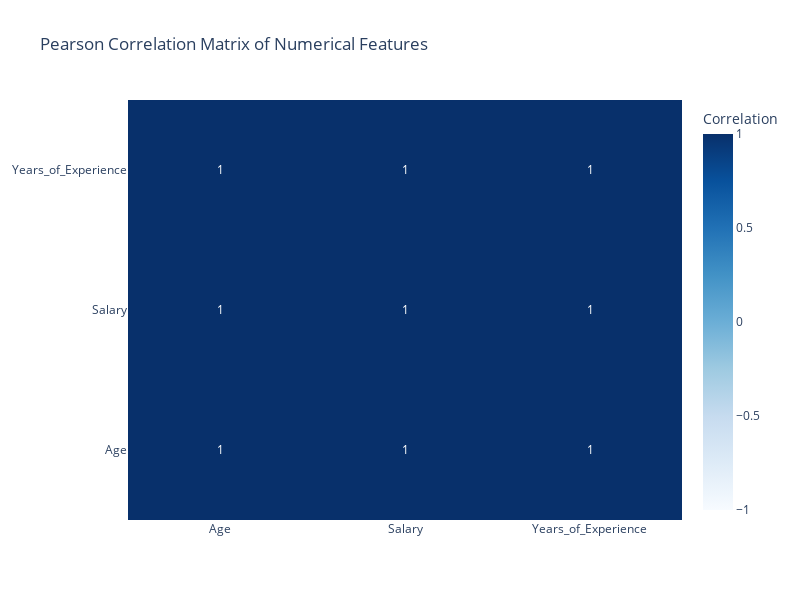

The code cell stored with this chart in its notebook:
### Markdown cell above
## Correlation matrix

### Code cell
from mlproject.utils.common import plot_corr_matrix_num_features

plot_corr_matrix_num_features(df1, numerical_features)

### Figure 1 — Plotly figure (JSON) as saved in the notebook; plotly's stock layout.template omitted (floating-point values rounded to 4 significant figures)
{"data": [{"colorbar": {"title": {"text": "Correlation"}}, "colorscale": [[0, "rgb(247,251,255)"], [0.125, "rgb(222,235,247)"], [0.25, "rgb(198,219,239)"], [0.375, "rgb(158,202,225)"], [0.5, "rgb(107,174,214)"], [0.625, "rgb(66,146,198)"], [0.75, "rgb(33,113,181)"], [0.875, "rgb(8,81,156)"], [1, "rgb(8,48,107)"]], "text": [[1, 1, 1], [1, 1, 1], [1, 1, 1]], "texttemplate": "%{text}", "type": "heatmap", "x": ["Age", "Salary", "Years_of_Experience"], "y": ["Age", "Salary", "Years_of_Experience"], "z": [[1, 1, 0.9991], [1, 1, 0.9991], [0.9991, 0.9991, 1]], "zmax": 1, "zmin": -1}], "layout": {"height": 600, "title": {"text": "Pearson Correlation Matrix of Numerical Features"}, "width": 800, "xaxis": {"nticks": 36}}}
